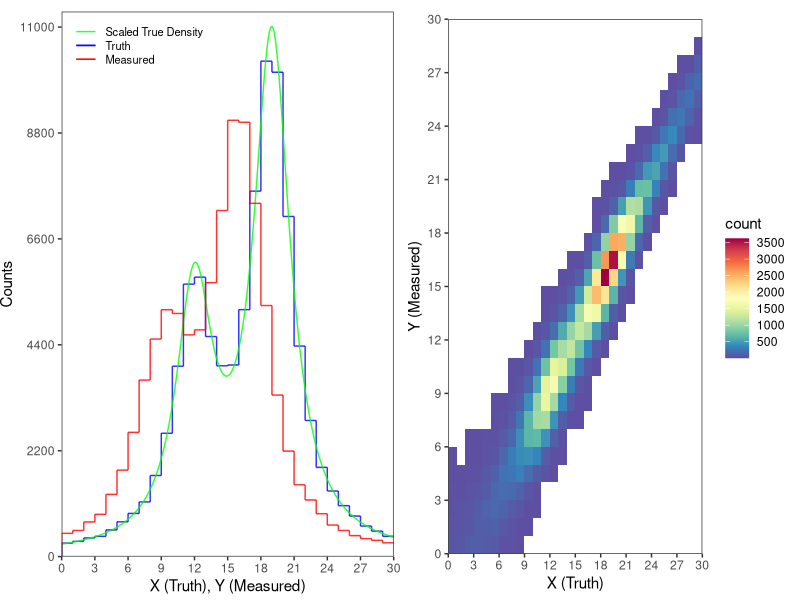

This figure's R source: (Note: this script raises an error after producing the figure.)
## ---- chunk 1
library(tidyverse)
library(gridExtra)
library(knitr)
library(RColorBrewer)
library(gtools)
## ---- chunk 2
# Assume 100000 events
nsim <- 100000

# Two possible types of processes with different means but equal variances
loc1 <- 12
loc2 <- 19
sc <- 2

# Event 1 is 1/3 as likely to occur as event 2
p <- 1/3

x1 <- rcauchy(nsim, location = loc1, scale = sc)
x2 <- rcauchy(nsim, location = loc2, scale = sc)
z <- rbernoulli(nsim, p)
x <- z*x1 + (1-z)*x2

# Add Smearing
#ermu <- -3
ermu <- -2*(log(abs(x)+1))^(1/3)
#ersd <- 1
ersd <- 2*exp(-abs(x)/30)
y <- x + rnorm(nsim, mean = ermu, sd = ersd)
#y <- y[y>0 & y<30]
ydetected <- rbinom(length(y),1,(1-exp(-abs(y)/80))^(1/4)) == 1

# Binned representation
xymin <- 0
xymax <- 30
xyaxisstep <- 3

sims <- tibble("Truth" = x,
               "Measured" = y,
               "Detected" = ydetected)

step_hist_notfolded <- hist(x[which(x > xymin & x < xymax)], breaks = seq(xymin,xymax,1), plot = F)
step_hist_folded <- hist(y[which(y > xymin & y < xymax)], breaks = seq(xymin,xymax,1), plot = F)

fmax <- 1.075*max(c(step_hist_folded$density,step_hist_notfolded$density))
fmax_count <- 1.1*max(c(step_hist_folded$count,step_hist_notfolded$count))

step_hist <- 
  tibble(binLow = c(step_hist_folded$breaks[-length(step_hist_folded$breaks)],
                    step_hist_notfolded$breaks[-length(step_hist_notfolded$breaks)]),
         binHigh = c(step_hist_folded$breaks[-1],step_hist_notfolded$breaks[-1]),
         CountsL = c(c(0,step_hist_folded$counts[-length(step_hist_folded$counts)]),
                     c(0,step_hist_notfolded$counts[-length(step_hist_notfolded$counts)])),
         Counts = c(step_hist_folded$counts,step_hist_notfolded$counts),
         DensityL = c(c(0,step_hist_folded$density[-length(step_hist_folded$density)]),
                      c(0,step_hist_notfolded$density[-length(step_hist_notfolded$density)])),
         Density = c(step_hist_folded$density,step_hist_notfolded$density),
         Treatment = c(rep("folded", length(step_hist_folded$density)),
                       rep("not folded", length(step_hist_notfolded$density))))


# Continuous representation
X <- seq(xymin,xymax,0.01)
nx <- length(X)

fx = (1/3)*dcauchy(X, location=loc1, scale=sc) + 
     (2/3)*dcauchy(X, location=loc2, scale=sc)

fx_data <- tibble(X = X,
                  Density = fx)

# Plotting
comp <- ggplot(data = step_hist) + 
  theme_bw() +
  geom_segment(data = filter(step_hist, Treatment == "not folded"),
               mapping = aes(x = binLow,
                             y = Counts,
                          xend = binHigh,
                          yend = Counts,
                          color = "Truth"), 
               alpha = 0.8) +
  geom_segment(data = filter(step_hist, Treatment == "not folded"),
               mapping = aes(x = binLow,
                             y = CountsL,
                          xend = binLow,
                          yend = Counts,
                          color = "Truth"), 
               alpha = 0.8) +
  geom_line(data = fx_data,
            mapping = aes(x = X, 
                          y = nsim*Density,
                          color = "Scaled True Density"), 
            alpha = 0.8) +
  geom_segment(data = filter(step_hist, Treatment == "folded"),
               mapping = aes(x = binLow,
                             y = Counts,
                          xend = binHigh,
                          yend = Counts,
                          color = "Measured"), 
               alpha = 0.8) +
  geom_segment(data = filter(step_hist, Treatment == "folded"),
               mapping = aes(x = binLow,
                             y = CountsL,
                          xend = binLow,
                          yend = Counts,
                          color = "Measured"), 
               alpha = 0.8) +
  scale_x_continuous(breaks = seq(xymin,xymax,xyaxisstep), 
                     limits = c(xymin,xymax), 
                     expand = c(0,0)) +
  scale_y_continuous("Counts",
                     limits = c(0,fmax_count), expand = c(0,0),
                     breaks = seq(0,ceiling(fmax_count),
                                  floor(fmax_count/1000)*200)) +
  labs(x = "X (Truth), Y (Measured)", y = "", title = element_blank()) +
  scale_color_manual(name = NA,
                     breaks = c("Scaled True Density",
                                "Truth",
                                "Measured"),
                     values = c("Scaled True Density" = "green",
                                "Truth" = "blue",
                                "Measured" = "red")) +
  theme(panel.grid.major = element_blank(), 
        panel.grid.minor = element_blank(), 
        plot.margin = margin(0, 0.16, 0.12, 0, "cm"),
        legend.text = element_text(size = 8),
        legend.title = element_blank(),
        legend.position = c(.45, 0.99),
        legend.justification = c("right", "top"),
        legend.box.just = "left",
        legend.key.height = unit(10,"points"))

rf <- colorRampPalette(rev(brewer.pal(11,'Spectral')))
r <- rf(32)

migration <- ggplot(filter(sims, Truth <= 30 & Truth >= 0 &
                             Measured <= 30 & Measured >= 0)) +
  scale_x_continuous(breaks = seq(xymin,xymax,xyaxisstep), 
                     limits = c(xymin,xymax), 
                     expand = c(0,0)) +
  scale_y_continuous(breaks = seq(xymin,xymax,xyaxisstep), 
                     limits = c(xymin,xymax), 
                     expand = c(0,0)) +
  theme_bw() + theme(panel.grid.major = element_blank(), 
                     panel.grid.minor = element_blank()) +
  scale_fill_gradientn(colours = r, 
                       breaks = seq(0,4000,500)) +
  stat_bin2d(mapping = aes(x = Truth, 
                           y = Measured), 
             breaks = list(x = seq(0,30,1),
                           y = seq(0,30,1))) +
  labs(x = "X (Truth)", y = "Y (Measured)",
       title = element_blank())

grid.arrange(comp, migration, ncol = 2)
## ---- chunk 3
# Number of "causes" and "effects"
nc <- ne <-  40

# Get migration counts from stored ggplot and create smearing matrix
smear_data <- ggplot_build(smear_m)$data[[1]]
smearing_matrix <- matrix(rep(0,nc*(ne+1)), ncol = nc)
for( i in 1:nrow(smear_data)){
  smearing_matrix[cbind(smear_data$xbin, (ne+2)-smear_data$ybin)[i,2],
                  cbind(smear_data$xbin, (ne+2)-smear_data$ybin)[i,1]] <- smear_data$value[i]
}
smearing_matrix_normcols <- smearing_matrix / 
  matrix(rep(apply(smearing_matrix, MARGIN = 2, sum),ne+1), nrow=ne+1, byrow = T)

# Get observed number of events per effect
xE1 <- smearing_matrix %*% rep(1,nc)

# Number of samples drawn from each posterior distribution
nsamp <- 10
Lamb1 <- theta1 <- invMig1 <- list(NA)
xC1 <- efficiency1 <- mu1 <- intmu1 <- matrix(rep(NA,nsamp*nc), ncol=nsamp)
for(i in 1:nsamp){
  # New smearing matrices sampled from Dirichlet posterior
  Lamb1[[i]] <- matrix(unlist(map(1:nc, ~ t(rdirichlet(1, exp(-abs(.-1:(ne+1)))+
                                                             smearing_matrix[,.])))), nrow=ne+1)
  # Efficiencies calculated for each 
  efficiency1[,i] <- apply(Lamb1[[i]][-(ne+1),], MARGIN = 2, sum)
  # Apply Bayes' theorem to get P(C|E)
  theta1[[i]] <- t(Lamb1[[i]][-(ne+1),]/(matrix(rep(apply(Lamb1[[i]][-(ne+1),],
                                                          MARGIN = 1, sum), nc), ncol=nc)))
  mu1[,i] <- map_dbl(xE1[-(ne+1)], ~ rgamma(1,1+.,1))
  intmu1[,i] <- round(mu1[,i])
  intmu1[,i][which(intmu1[,i]==0)] <- 1
  invMig1[[i]] <- matrix(unlist(map(1:ne, ~ rmultinom(n=1,size=intmu1[.,i], 
                                                     prob=theta1[[i]][,.]))),nrow=ne)
  xC1[,i] <- (apply(invMig1[[i]],MARGIN=1, sum)/
                efficiency1[,i])*(mu1[,i]/intmu1[,i])
}

step_hist$barlow <- rep(0,nc+ne)
step_hist$barhigh <- rep(0,nc+ne)

step <- filter(step_hist, Treatment == "truth")
step$Counts <- apply(xC1, MARGIN=1, mean)
step$CountsL[-1] <- apply(xC1, MARGIN=1, mean)[-nc]
step$Treatment <- "1 iteration"
step$Density <- apply(xC1, MARGIN=1, mean)/sum(apply(xC1, MARGIN=1, mean))
step$DensityL[-1] <- step$Density[-nc]
step$barlow <- apply(xC1, MARGIN=1, FUN=quantile, probs=0.025)
step$barhigh <- apply(xC1, MARGIN=1, FUN=quantile, probs=0.975)
step_hist_iter1 <- rbind(step_hist,step)

ymax_count <- 1.1*max(step_hist_iter1$Counts)

it1 <- ggplot(data = step_hist_iter1) + 
  theme_bw() +
  geom_rect(mapping = aes(xmin = binLow,
                          ymin = barlow,
                          xmax = binHigh,
                          ymax = barhigh,
                          fill = Treatment),
            alpha=0.2) +
  geom_segment(mapping = aes(x = binLow,
                             y = Counts,
                          xend = binHigh,
                          yend = Counts,
                          color = Treatment),
               alpha=0.7) +
  geom_segment(mapping = aes(x = binLow,
                             y = CountsL,
                          xend = binLow,
                          yend = Counts,
                          color = Treatment), 
               alpha=0.7) +
  scale_x_continuous(breaks = seq(-10,10,2), 
                     limits = c(-10,10), 
                     expand = c(0,0)) +
  scale_y_continuous("Counts", limits = c(0,ymax_count), expand = c(0,0),
                     breaks = seq(0,ceiling(ymax_count), ceiling(ymax_count/1000)*100)) +
  labs(x="X", y="", title="1 Iteration") +
  scale_color_manual(values=c("orange","red","blue")) +
  scale_fill_manual(values=c("orange","red","blue")) +
  theme(panel.grid.major = element_blank(), panel.grid.minor = element_blank())
## ---- chunk 4
# Get observed number of events per effect
xE2 <- xC1

# Number of samples drawn from posterior distribution
Lamb2 <- efficiency2 <- theta2 <- invMig2 <- list(NA)
xC2 <- efficiency2 <- mu2 <- intmu2 <- matrix(rep(NA,nsamp*nsamp*nc), ncol=nsamp*nsamp)
for(i in 1:nsamp){
  for(j in 1:nsamp){
    # New smearing matrices sampled from Dirichlet posterior
    Lamb2[[(i-1)*nsamp+j]] <- 
      matrix(unlist(map(1:nc, ~ t(rdirichlet(1,exp(-abs(.-1:(ne+1)))+smearing_matrix[,.]+c(invMig1[[i]][.,],0))))), 
             nrow=ne+1)
    # Efficiencies calculated for each 
    efficiency2[,(i-1)*nsamp+j] <- apply(Lamb2[[(i-1)*nsamp+j]][-(ne+1),],MARGIN=2, sum)
    # Apply Bayes' theorem to get P(C|E)
    theta2[[(i-1)*nsamp+j]] <- t((Lamb2[[(i-1)*nsamp+j]][-(ne+1),]*matrix(rep(xC1[,i], nc),byrow=T,ncol=nc))/
                                (matrix(rep(Lamb2[[(i-1)*nsamp+j]][-(ne+1),] %*% 
                                              xC1[,i], nc), ncol=nc)))
  
    mu2[,(i-1)*nsamp+j] <- map_dbl(1:ne, ~ rgamma(1,1+xE1[.]+xE2[.,j],2))
    intmu2[,(i-1)*nsamp+j] <- round(mu2[,(i-1)*nsamp+j])
    intmu2[,(i-1)*nsamp+j][which(intmu2[,(i-1)*nsamp+j]==0)] <- 1
    invMig2[[(i-1)*nsamp+j]] <- matrix(unlist(map(1:ne,~rmultinom(n=1,size=intmu2[.,(i-1)*nsamp+j], 
                                                                  prob=theta2[[(i-1)*nsamp+j]][,.]))),nrow=ne)
    xC2[,(i-1)*nsamp+j] <- (apply(invMig2[[(i-1)*nsamp+j]],MARGIN=1,sum)/efficiency2[,(i-1)*nsamp+j])*
      (mu2[,(i-1)*nsamp+j]/intmu2[,(i-1)*nsamp+j])
  }
}

step <- filter(step_hist, Treatment == "truth")
step$Counts <- apply(xC2, MARGIN=1, mean)
step$CountsL[-1] <- apply(xC2, MARGIN=1, mean)[-nc]
step$Treatment <- "2 iterations"
step$Density <- apply(xC2, MARGIN=1, mean)/sum(apply(xC2, MARGIN=1, mean))
step$DensityL[-1] <- step$Density[-nc]
step$barlow <- apply(xC2, MARGIN=1, FUN=quantile, probs=0.025)
step$barhigh <- apply(xC2, MARGIN=1, FUN=quantile, probs=0.975)
step_hist_iter2 <- rbind(step_hist,step)

ymax_count <- 1.1*max(step_hist_iter2$Counts,step_hist_iter2$barhigh)

it2 <- ggplot(data = step_hist_iter2) + 
  theme_bw() +
  geom_rect(mapping = aes(xmin = binLow,
                          ymin = barlow,
                          xmax = binHigh,
                          ymax = barhigh,
                          fill = Treatment),
            alpha=0.2) +
  geom_segment(mapping = aes(x = binLow,
                             y = Counts,
                          xend = binHigh,
                          yend = Counts,
                          color = Treatment),
               alpha=0.7) +
  geom_segment(mapping = aes(x = binLow,
                             y = CountsL,
                          xend = binLow,
                          yend = Counts,
                          color = Treatment), 
               alpha=0.7) +
  scale_x_continuous(breaks = seq(-10,10,2), 
                     limits = c(-10,10), 
                     expand = c(0,0)) +
  scale_y_continuous("Counts", limits = c(0,ymax_count), expand = c(0,0),
                     breaks = seq(0,ceiling(ymax_count), ceiling(ymax_count/1000)*100)) +
  labs(x="X", y="", title="2 Iterations") +
  scale_color_manual(values=c("orange","red","blue")) +
  scale_fill_manual(values=c("orange","red","blue")) +
  theme(panel.grid.major = element_blank(), panel.grid.minor = element_blank())
## ---- chunk 5
# Get observed number of events per effect
xE3 <- xC2

# Number of samples drawn from posterior distribution
Lamb3 <- efficiency3 <- theta3 <- invMig3 <- list(NA)
xC3 <- efficiency3 <- mu3 <- intmu3 <- matrix(rep(NA,nc*nsamp^3), ncol=nsamp^3)
for(i in 1:nsamp){
  for(j in 1:nsamp){
    for(k in 1:nsamp){
      # New smearing matrices sampled from Dirichlet posterior
      Lamb3[[(i-1)*nsamp^2+(j-1)*nsamp+k]] <- 
        matrix(unlist(map(1:nc, ~ t(rdirichlet(1,exp(-abs(.-1:(ne+1)))+smearing_matrix[,.]+
                                                 c(invMig1[[i]][.,],0)+c(invMig2[[(j-1)*nsamp+k]][.,],0))))), 
               nrow=ne+1)
      # Efficiencies calculated for each 
      efficiency3[,(i-1)*nsamp^2+(j-1)*nsamp+k] <- 
        apply(Lamb3[[(i-1)*nsamp^2+(j-1)*nsamp+k]][-(ne+1),],MARGIN=2, sum)
      # Apply Bayes' theorem to get P(C|E)
      theta3[[(i-1)*nsamp^2+(j-1)*nsamp+k]] <- 
        t((Lamb3[[(i-1)*nsamp^2+(j-1)*nsamp+k]][-(ne+1),]*
             matrix(rep(xC3[,(j-1)*nsamp+k], nc),byrow=T,ncol=nc))/
            (matrix(rep(Lamb3[[(i-1)*nsamp^2+(j-1)*nsamp+k]][-(ne+1),] %*% 
                          xC3[,(j-1)*nsamp+k], nc), ncol=nc)))
    
      mu3[,(i-1)*nsamp^2+(j-1)*nsamp+k] <- 
        map_dbl(1:ne, ~ rgamma(1,1+xE1[.]+xE2[.,k]+xE3[(j-1)*nsamp+k],3))
      intmu3[,(i-1)*nsamp^2+(j-1)*nsamp+k] <- 
        round(mu3[,(i-1)*nsamp^2+(j-1)*nsamp+k])
      intmu3[,(i-1)*nsamp^2+(j-1)*nsamp+k][which(intmu3[,(i-1)*nsamp^2+(j-1)*nsamp+k]==0)] <- 1
      invMig3[[(i-1)*nsamp^2+(j-1)*nsamp+k]] <- 
        matrix(unlist(map(1:ne,~rmultinom(n=1,size=intmu3[.,(i-1)*nsamp^2+(j-1)*nsamp+k], 
                                          prob=theta2[[(i-1)*nsamp+j]][,.]))),nrow=ne)
      xC3[,(i-1)*nsamp^2+(j-1)*nsamp+k] <- 
        (apply(invMig3[[(i-1)*nsamp^2+(j-1)*nsamp+k]],MARGIN=1,sum)/efficiency3[,(i-1)*nsamp^2+(j-1)*nsamp+k])*
        (mu3[,(i-1)*nsamp^2+(j-1)*nsamp+k]/intmu3[,(i-1)*nsamp^2+(j-1)*nsamp+k])
    }
  }
}

step <- filter(step_hist_iter1, Treatment == "truth")
step$Counts <- apply(xC3, MARGIN=1, mean)
step$CountsL[-1] <- apply(xC3, MARGIN=1, mean)[-nc]
step$Treatment <- "3 iterations"
step$Density <- apply(xC3, MARGIN=1, mean)/sum(apply(xC3, MARGIN=1, mean))
step$DensityL[-1] <- step$Density[-nc]
step$barlow <- apply(xC3, MARGIN=1, FUN=quantile, probs=0.025)
step$barhigh <- apply(xC3, MARGIN=1, FUN=quantile, probs=0.975)
step_hist_iter3 <- rbind(step_hist,step)

ymax_count <- 1.1*max(step_hist_iter3$Counts,step_hist_iter2$barhigh)

it3 <- ggplot(data = step_hist_iter3) + 
  theme_bw() +
  geom_rect(mapping = aes(xmin = binLow,
                          ymin = barlow,
                          xmax = binHigh,
                          ymax = barhigh,
                          fill = Treatment),
            alpha=0.2) +
  geom_segment(mapping = aes(x = binLow,
                             y = Counts,
                          xend = binHigh,
                          yend = Counts,
                          color = Treatment),
               alpha=0.7) +
  geom_segment(mapping = aes(x = binLow,
                             y = CountsL,
                          xend = binLow,
                          yend = Counts,
                          color = Treatment), 
               alpha=0.7) +
  scale_x_continuous(breaks = seq(-10,10,2), 
                     limits = c(-10,10), 
                     expand = c(0,0)) +
  scale_y_continuous("Counts", limits = c(0,ymax_count), expand = c(0,0),
                     breaks = seq(0,ceiling(ymax_count), ceiling(ymax_count/1000)*100)) +
  labs(x="X", y="", title="3 Iterations") +
  scale_color_manual(values=c("orange","red","blue")) +
  scale_fill_manual(values=c("orange","red","blue")) +
  theme(panel.grid.major = element_blank(), panel.grid.minor = element_blank())
